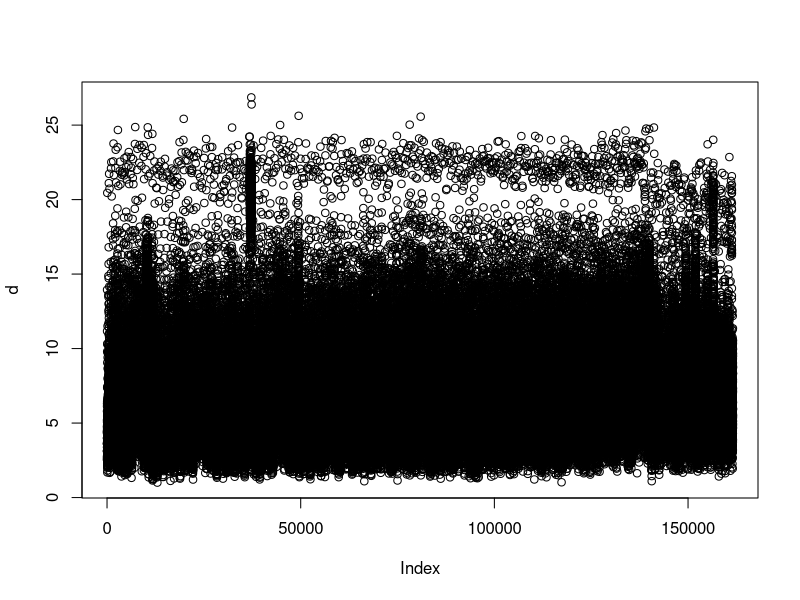
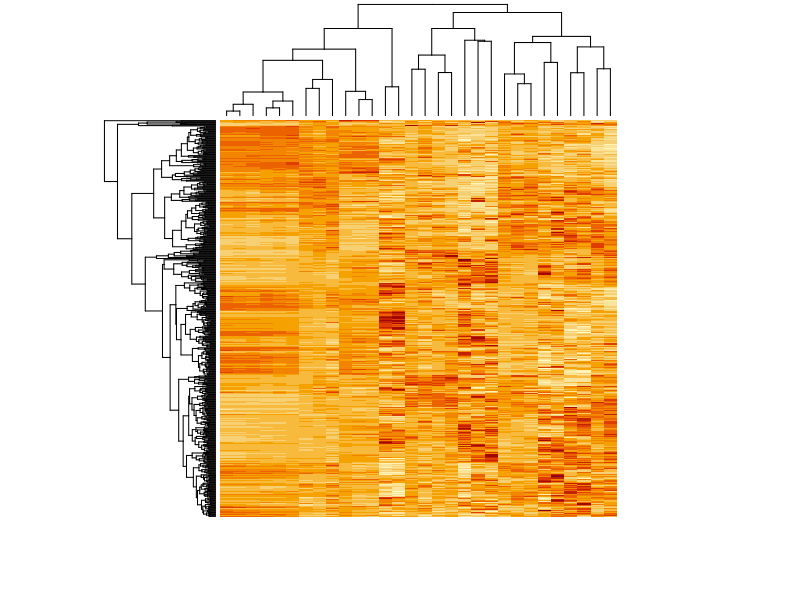

Reproduce these figures in R, in order.
#-----------------------------------------------------
#Breast Cancer Project Part 1

#The brca dataset contains information about breast cancer diagnosis biopsy samples for tumors
#that were determined to be either benign (not cancer) and malignant (cancer).
#The brca object is a list consisting of:
# --- brca$y: a vector of sample classifications ("B" = benign or "M" = malignant)
# --- brca$x: a matrix of numeric features describing properties of the shape and size
#             of cell nuclei extracted from biopsy microscope images

#For these exercises, load the data by setting your options and loading the libraries 
#and data as shown in the code here:

options(digits = 3)
library(matrixStats)
library(tidyverse)
library(caret)
library(dslabs)
data(brca)

#The exercises in this assessment are available to Verified Learners only and are split
#into four parts, all of which use the data described here.

#IMPORTANT: Some of these exercises use dslabs datasets that were added in a July 2019 update.
#Make sure your package is up to date with the command update.packages("dslabs"). You can also 
#update all packages on your system by running update.packages() with no arguments, and you
#should consider doing this routinely.

#Q1: Dimensions and properties 
class(brca)
length(brca)
dim(brca$x)
length(brca$y)

#How many samples are in the dataset?
length(brca$y)

#How many predictors are in the matrix?
length(brca$x[1,])

#What proportion of the samples are malignant?
mean(brca$y == "M")

#Which column number has the highest mean?
col_mean <- colMeans(brca$x)
which.max(col_mean)

#Which column number has the lowest standard deviation?
col_sd <- colSds(brca$x)
which.min(col_sd)


#Q2: Scaling the matrix 

#Use sweep two times to scale each column: subtract the column mean,
#then divide by the column standard deviation.

x_sc <- sweep(brca$x, 2, col_mean)
mean(x_sc[,1])
x_sc <- sweep(x_sc, 2, col_sd, FUN = "/" )
sd(x_sc[,1])


#After scaling, what is the standard deviation of the first column?
sd(x_sc[,1])

#After scaling, what is the median value of the first column?
median(x_sc[,1])

#Q3: Distance

#Calculate the distance between all samples using the scaled matrix.

d <- dist(x_sc)
plot(d)

#Turn the distance object into a matrix of distances
dm <- as.matrix(d)

#What is the average distance between the first sample, which is
#benign, and other benign samples?

b_samples_idx <- which(brca$y == "B")
mean(dm[1, b_samples_idx])

#What is the average distance between the first sample and malignant samples?

m_samples_idx <- which(brca$y == "M")
mean(dm[1, m_samples_idx])

#Q4: Heatmap of features 

#Make a heatmap of the relationship between features using the scaled matrix.

library(RColorBrewer)

#Which of these heatmaps is correct?
#To remove column and row labels like the images below,
#use labRow = NA and labCol = NA.

heatmap(x_sc, labRow = NA, labCol = NA)


#Q5: 

#-----------------------------------------------------
#Breast Cancer Project Part 2



#-----------------------------------------------------
#Breast Cancer Project Part 3



#-----------------------------------------------------
#Breast Cancer Project Part 4
